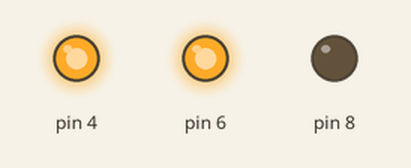
Recording of a sketch running on a simulated Arduino Uno, built with avr-gcc and run on an emulated ATmega328P. Shown: output pins drawn as LEDs (lit = HIGH). Pins used as bus, display or sensor lines are not drawn.

Above: at 1.3 s.
At 4.03 s:
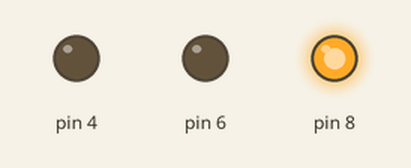
Timing chart, 0 to 4.3 s (numbered marks = the images above):
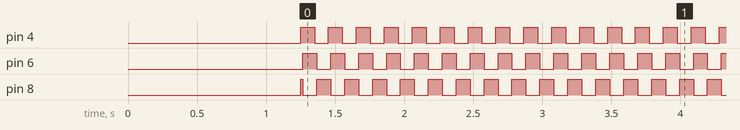

The sketch:

TEST.ino
```cpp
void setup() {
  // put your setup code here, to run once:
  pinMode(4, OUTPUT);
  pinMode(5, OUTPUT);
  pinMode(6, OUTPUT);
  pinMode(7, OUTPUT);
  pinMode(8, OUTPUT);
  delay(1250);
}
unsigned long lastPulse;
bool polarity = 0;

void loop() {
  // put your main code here, to run repeatedly:

  if (millis() - lastPulse > 100)
  {
    if (polarity)
    {
      digitalWrite(8, LOW);
      digitalWrite(6, HIGH);
      lastPulse = millis();
      digitalWrite(7, HIGH);
      delayMicroseconds(100);
      digitalWrite(7, LOW);
      polarity = 0;
    }
    else {
      digitalWrite(6, LOW);
      digitalWrite(8, HIGH);
      lastPulse = millis();
      digitalWrite(5, HIGH);
      delayMicroseconds(100);
      digitalWrite(5, LOW);
      polarity = 1;
    }
  }
  if (millis() - lastPulse > 15)
  {
    if (polarity)
    {
      digitalWrite(8, LOW);
      digitalWrite(6, HIGH);
    }
    else {
      digitalWrite(6, LOW);
      digitalWrite(8, HIGH);
    }

  }
  digitalWrite(4,polarity);

}
```

Measured:
- by itself, pin 4, pin 6: alternates HIGH for 0.10 s and LOW for 0.10 s
- by itself, pin 8: repeats every 0.20 s: LOW 0.10 s, HIGH 0.10 s
